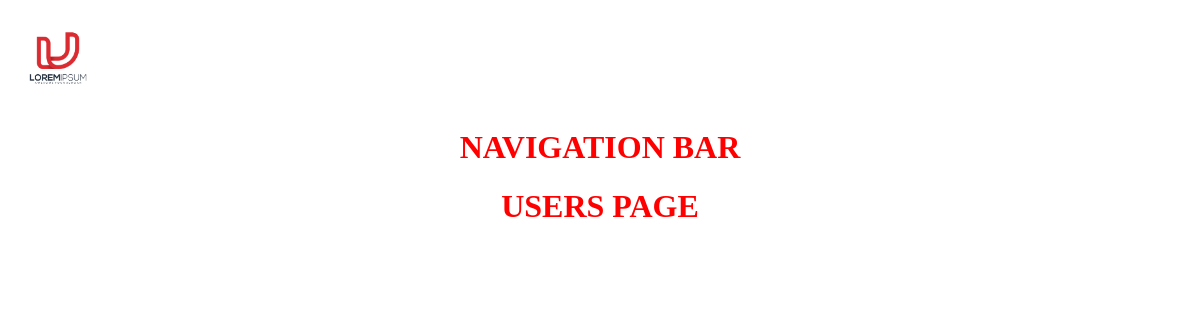
Page /profiles/ on the earlier database version.
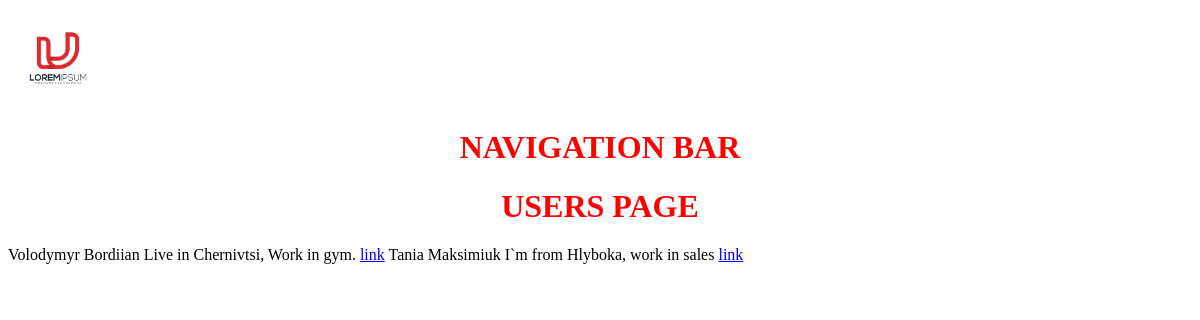
Same page on the later database version.
### users/models.py (models this page shows, shortened)
class Profile(models.Model):
    user = models.OneToOneField(User, on_delete=models.CASCADE, null=True, blank=True)
    name = models.CharField(max_length=200, blank=True, null=True)
    email = models.EmailField(max_length=500, blank=True, null=True)
    username = models.CharField(max_length=200, blank=True, null=True)
    short_intro = models.CharField(max_length=200, blank=True, null=True)
    bio = models.TextField(blank=True, null=True)
    profile_image = models.ImageField(
        null=True, blank=True, upload_to='profiles/',
        default='profiles/user-default.jpg')
    created = models.DateTimeField(auto_now_add=True)
    id = models.UUIDField(default=uuid.uuid4, unique=True, primary_key=True, editable=False)

### users/views.py (the view)
# urls.py: path('', include('users.urls')),
def users(request):
    all_users = Profile.objects.all()
    context = {'all_users': all_users}
    return render(request, 'users/users.html', context)

### users/templates/users/users.html
{% extends 'main.html' %}
{% block content %}
<h1>USERS PAGE</h1>
{% for user in all_users %}
    {{user.name}}
    {{user.bio|slice:"150"}}
<a href="{% url 'user-profile' user.id %}">link</a>
{% endfor %}
{% endblock content %}

### templates/main.html
{% load static %}
{% include 'navbar.html' %}
{% block content %}
{% endblock content %}

### templates/navbar.html (shortened to what this page needs)
<!DOCTYPE html>
<html lang="en">
{% load static %}
<head>
    <link rel='stylesheet' type='text/css' media='screen' href='{% static "style/main.css" %}'>
</head>
<div id="logo">
    <img src="{% static 'images/logo.jpg' %}">
</div>
<h1>NAVIGATION BAR</h1>

### static/style/main.css (style rules this page uses)
h1 { color: red; text-align: center; }
img { width: 100px; height: 100px; }
#logo { display: block; max-height: 100px; max-width: 100px; }

Differences in the rows shown:
added Profile: name "Volodymyr Bordiian", bio "Live in Chernivtsi, Work in gym."
added Profile: name "Tania Maksimiuk", bio "I`m from Hlyboka, work in sales"
